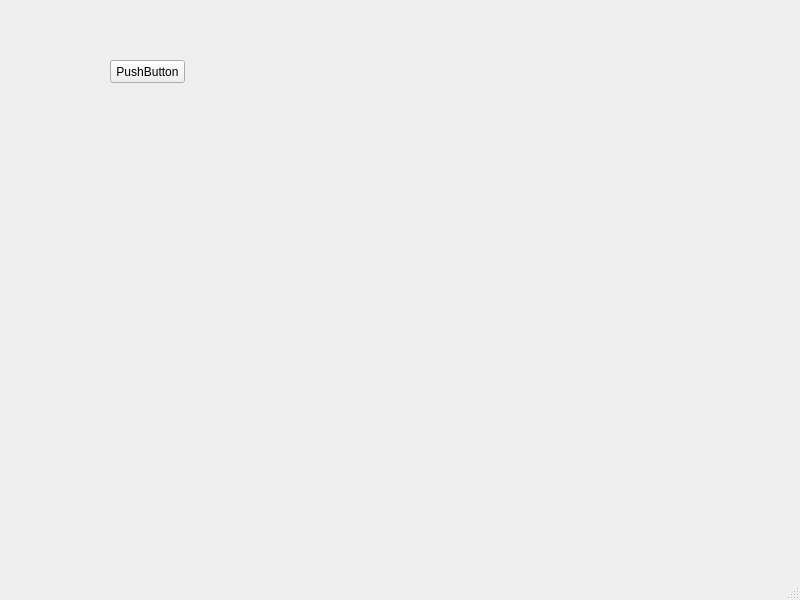
<?xml version="1.0" encoding="UTF-8"?>
<ui version="4.0">
 <class>MainWindow</class>
 <widget class="QMainWindow" name="MainWindow">
  <property name="geometry">
   <rect>
    <x>0</x>
    <y>0</y>
    <width>800</width>
    <height>600</height>
   </rect>
  </property>
  <property name="windowTitle">
   <string>MainWindow</string>
  </property>
  <widget class="QWidget" name="centralwidget">
   <widget class="QPushButton" name="pushButton">
    <property name="geometry">
     <rect>
      <x>110</x>
      <y>60</y>
      <width>75</width>
      <height>23</height>
     </rect>
    </property>
    <property name="text">
     <string>PushButton</string>
    </property>
   </widget>
  </widget>
  <widget class="QMenuBar" name="menubar">
   <property name="geometry">
    <rect>
     <x>0</x>
     <y>0</y>
     <width>800</width>
     <height>21</height>
    </rect>
   </property>
  </widget>
  <widget class="QStatusBar" name="statusbar"/>
 </widget>
 <resources/>
 <connections/>
</ui>
